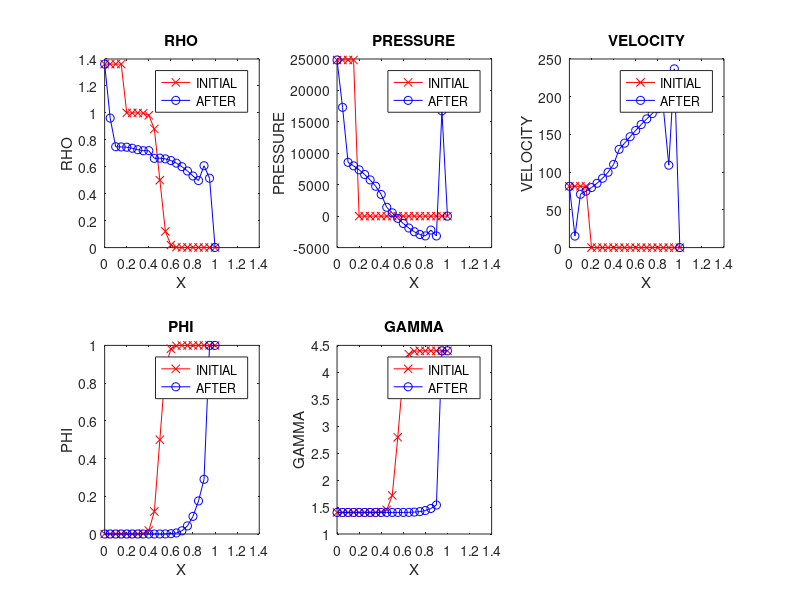

The MATLAB script that drew this image:
clear all 
clc

% LOADING DATA
load('rdata.dat')
load('prdata.dat')
load('vdata.dat')
load('phidata.dat')
load('gammadata.dat')



figure(1)
subplot(2,3,1)
plot(rdata(:,1),rdata(:,2), '-xr')
hold on
plot(rdata(:,1),rdata(:,3), '-ob')
title('RHO')
legend('INITIAL', 'AFTER')
xlabel('X')
ylabel('RHO')

subplot(2,3,2)

plot(prdata(:,1),prdata(:,2), '-xr')
hold on
plot(prdata(:,1),prdata(:,3), '-ob')
title('PRESSURE')
legend('INITIAL', 'AFTER')
xlabel('X')
ylabel('PRESSURE')

subplot(2,3,3)

plot(vdata(:,1),vdata(:,2), '-xr')
hold on
plot(vdata(:,1),vdata(:,3), '-ob')
title('VELOCITY')
legend('INITIAL', 'AFTER')
xlabel('X')
ylabel('VELOCITY')

subplot(2,3,4)

plot(phidata(:,1),phidata(:,2), '-xr')
hold on
plot(phidata(:,1),phidata(:,3), '-ob')
title('PHI')
legend('INITIAL', 'AFTER')
xlabel('X')
ylabel('PHI')


subplot(2,3,5)
plot(gammadata(:,1),gammadata(:,2), '-xr')
hold on
plot(gammadata(:,1),gammadata(:,3), '-ob')
title('GAMMA')

legend('INITIAL', 'AFTER')
xlabel('X')
ylabel('GAMMA')



